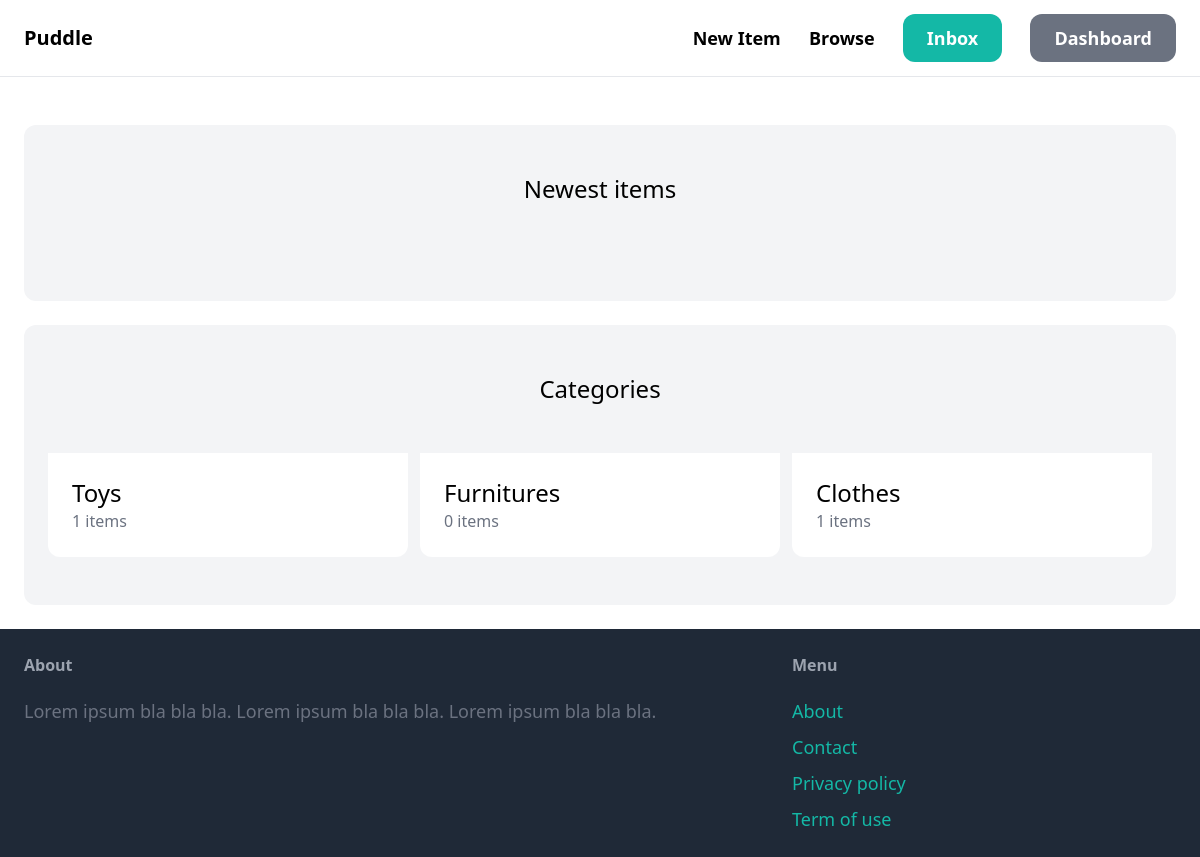
The app's page / (signed in) with its own data.
### item/models.py (models this page shows, shortened)
class Category(models.Model):
    name = models.CharField(max_length=255)
    class Meta:
        verbose_name_plural = "Categories"

### core/views.py (the view)
# urls.py: path('', views.index, name='index'),
def index(request):
    items = Item.objects.filter(is_sold=False)[0:6]
    categories = Category.objects.all()
    return render(request, 'core/index.html', {
        'categories': categories,
        'items': items,
    })

### core/templates/core/index.html (shortened to what this page needs)
{% extends 'core/base.html' %}
{% block content %}
    <div class="mt-6 px-6 py-12 bg-gray-100 rounded-xl">
        <h2 class="mb-12 text-2xl text-center">Newest items</h2>
    </div>
    <div class="mt-6 px-6 py-12 bg-gray-100 rounded-xl">
        <h2 class="mb-12 text-2xl text-center">Categories</h2>
        <div class="grid grid-cols-3 gap-3">
            {% for category in categories %}
                <div>
                    <a href="#">
                        <div class="p-6 bg-white rounded-b-xl">
                            <h2 class="text-2xl">{{ category.name }}</h2>
                            <p class="text-gray-500">{{ category.items.count }} items</p>
                        </div>
                    </a>
                </div>
            {% endfor %}
        </div>
    </div>
{% endblock %}

### records on screen
Category: name "Toys", items.count "1"
Category: name "Furnitures", items.count "0"
Category: name "Clothes", items.count "1"
